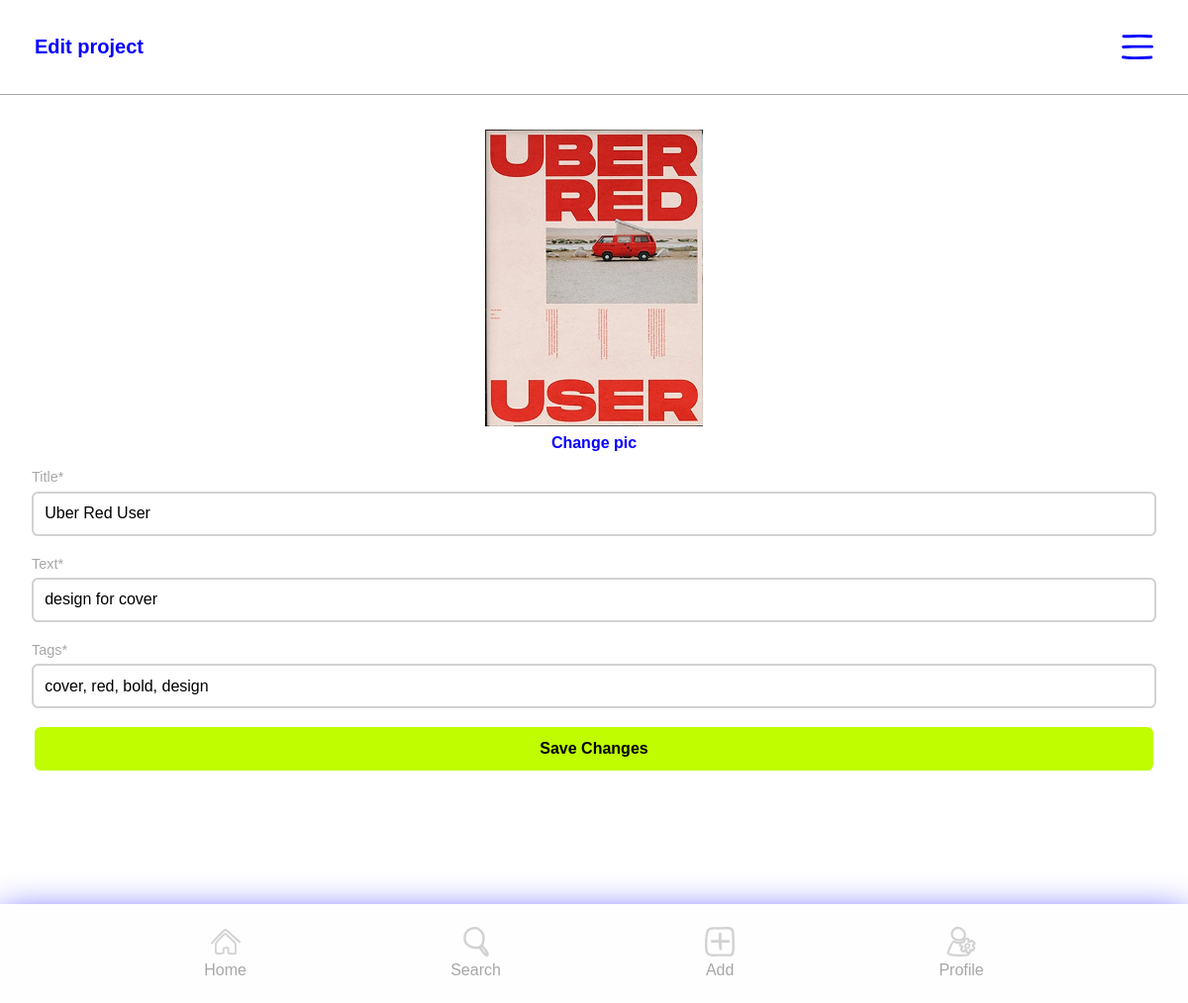
The app's page /edit_post.php?id=36 (signed in) with its own data.
### tables this page shows
CREATE TABLE `posts` (
  `id` int(11) NOT NULL,
  `user_id` int(11) NOT NULL,
  `title` varchar(255) NOT NULL,
  `text` text,
  `image` varchar(255) NOT NULL,
  `tags` text,
  `colors` text,
  `showcase` int(1) NOT NULL,
  `views` int(11) NOT NULL,
  `archived` tinyint(1) NOT NULL DEFAULT '0'
);

### classes/Post.php (called while the page is built, shortened)
<?php
class Post implements iPost
{
    public static function getById($id)
    {
        $conn = DB::getInstance();
        $statement = $conn->prepare("SELECT * FROM posts WHERE id=:id");
        $statement->bindValue(":id", $id);
        $statement->execute();
        return $statement->fetchAll(PDO::FETCH_ASSOC);
    }
}

### edit_post.php (the view, shortened to what this page needs)
<?php session_start();
if (empty($_SESSION['id'])) {
    $id = "";
} else {
    $id = $_SESSION['id'];
}
$editPostId = $_GET['id'];
$oldPost = Post::getById($editPostId)[0];
?>
<!DOCTYPE html>
<html lang="en">
<head>
    <link rel="stylesheet" href="./styling/normalize.css">
    <link rel="stylesheet" href="./styling/style.css">
    <link rel="stylesheet" href="./styling/desktop.css">
</head>
<body>
    <div id="add">
        <?php if (!empty($id)) : ?>
            <div class="profile-header">
                <h3 class="profile-username">Edit project</h3>
                <img class="modal-button" src="./assets/burger-menu.svg" alt="Burger menu">
            </div>
            <form action="" method="POST" enctype="multipart/form-data">
                <div>
                    <div class="profile-img-edit">
                        <img style="cursor:pointer" id="profile-display" src="./uploads/posts/<?php if (!empty($oldPost)) {
    echo $oldPost['image'];
} else {
    echo $newPost->getImage;
} ?>" onclick="triggerClick()">
                    </div>
                    <label class="clickable-text" style="cursor:pointer" for="image" onclick="triggerClick()">Change pic</label>
                </div>
                <div class="input-spacing">
                    <div class="form-field">
                        <div>
                            <label class="form-label" for="title">Title*</label>
                        </div>
                        <div class="flex">
                            <?php if (!empty($oldPost)) : ?>
                                <input name="title" autocomplete="off" class="form-input" type="text" placeholder="Project X" value="<?php echo htmlspecialchars($oldPost['title']); ?>">
                            <?php else : ?>
                                <input name="title" autocomplete="off" class="form-input" type="text" placeholder="Project X">
                            <?php endif; ?>
                        </div>
                        <div>
                            <label class="form-label" for="text">Text*</label>
                        </div>
                        <div class="flex">
                            <?php if (!empty($oldPost)) : ?>
                                <input name="text" autocomplete="off" class="form-input" type="text" placeholder="My newest creation:)" value="<?php echo htmlspecialchars($oldPost['text']); ?>">
                            <?php else : ?>
                                <input name="text" autocomplete="off" class="form-input" type="text" placeholder="My newest creation:)">
                            <?php endif; ?>
                        </div>
                        <div>
                            <label class="form-label" for="tags">Tags*</label>
                        </div>
                        <div class="flex">
                            <?php if (!empty($oldPost)) : ?>
                                <input name="tags" autocomplete="off" class="form-input" type="text" placeholder="#LookAtThis" value="<?php echo htmlspecialchars($oldPost['tags']); ?>">
                            <?php else : ?>
                                <input name="tags" autocomplete="off" class="form-input" type="text" placeholder="#LookAtThis">
                            <?php endif; ?>
                        </div>
                    </div>
                </div>
                <div class="profile-edit">
                    <button class="main-btn" type="submit" name="save-post">Save Changes</button>
                </div>
            </form>
        <?php endif; ?>
        <?php include_once("./includes/nav-bottom.inc.php"); ?>
    </div>
</body>
</html>

### styling/style.css (style rules this page uses)
:root { --IMDblue: #0600ff; --IMDgreen: #bffd00; --IMDpink: #fcd7f7; --IMDlightGrey: #e5e3e3; --errorRed: #f04c25; --errorRedLight: #fc0b2b63; }
* { font-family: museo-sans, sans-serif; box-sizing: border-box; }
html, body { width: 100%; height: 100vh; margin: 0px; padding: 0px; overflow-x: hidden; }
.flex { display: flex; }
.form-label { color: #a7a7a7; font-size: 0.9em; }
.form-input { padding: 0.7em; border-radius: 0.4em; flex: 1 1 auto; margin: 5px 0 1.2em 0; border: 2px solid #d2d2d2; }
.form-field { margin-top: 1em; }
.profile-username { margin: 0; font-size: 20px; color: var(--IMDblue); }
.profile-header { padding: 2.1875em; border-bottom: 1px solid #a7a7a7; display: flex; flex-direction: row; justify-content: space-between; align-items: center; }
.profile-header img { max-height: 25px; }
.modal-button { cursor: pointer; }
.profile-img-edit img { margin: 2.1875em 0em 0.5em 0em; max-width: 300px; max-height: 300px; }
.profile-img-edit { display: flex; justify-content: center; }
.profile-edit { display: flex; margin: 0 2.1875em; }
.clickable-text { color: var(--IMDblue); font-weight: bold; display: flex; justify-content: center; }
.input-spacing { margin: 0 2em; }
#add { margin-bottom: 8em; }
#profile-display { width: 220px; }
.main-btn { background-color: var(--IMDgreen); color: black; font-weight: 600; text-decoration: none; text-align: center; border-radius: 0.4em; border: none; flex: 1 1 auto; padding: 0.8em; cursor: pointer; width: 100%; }

### styling/desktop.css (style rules this page uses)
:root { --IMDpink: #FCD7F7; --IMDblue: #0600ff; --IMDgreen: #bffd00; --IMDlightGrey: #e5e3e3; --errorRed: #f04c25; --errorRedLight: #fc0b2b63; }

### records on screen
posts: image (picture), title "Uber Red User", text "design for cover", tags "cover, red, bold, design"
